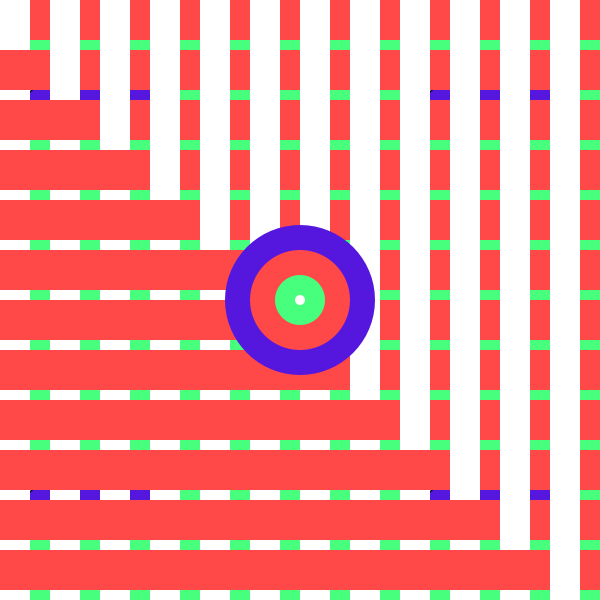
Frame 1 (no input)
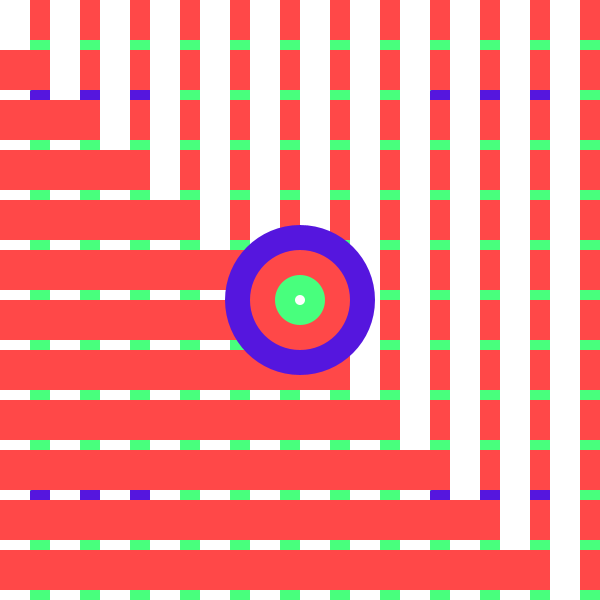
Frame 60 (the mouse pressed at the canvas centre just before this capture)
Frame 120 (the mouse held since frame 60 and released just before this capture): identical to frame 60, image omitted

The Processing sketch that drew these frames (run headless with seeded random() and noise(); from frame 60 on, the mouse is pressed at the canvas centre):

// Processing sketch: processing_173641
// ── processing_173641.pde

void setup() {
  size(600,600);
  

  
}

void draw() {
   background(#48FF7D);
  
   
     fill (#5516DE);  
   ellipse (100,100,150,50);

    fill (#5516DE);  
   ellipse (500,500,150,50);
   
    fill (#5516DE);  
   ellipse (300,300,150,50);
   
     fill (#5516DE);  
   ellipse (500,100,150,50);
   
       fill (#5516DE);  
   ellipse (100,500,150,50);
   
  noStroke();
  for (int i = 0; i < height; i += 50) {
    fill(#FF4848);
    rect(0, i, width, 40);
    fill(255);
    rect(i, 0, 30, height);
  }
  
   fill (#5516DE);  
   ellipse (300,300,150,150);
   
    fill (#FF4848);  
   ellipse (300,300,100,100);
   
    fill (#48FF7D);  
   ellipse (300,300,50,50);
   
    fill (255);  
   ellipse (300,300,10,10);
}
